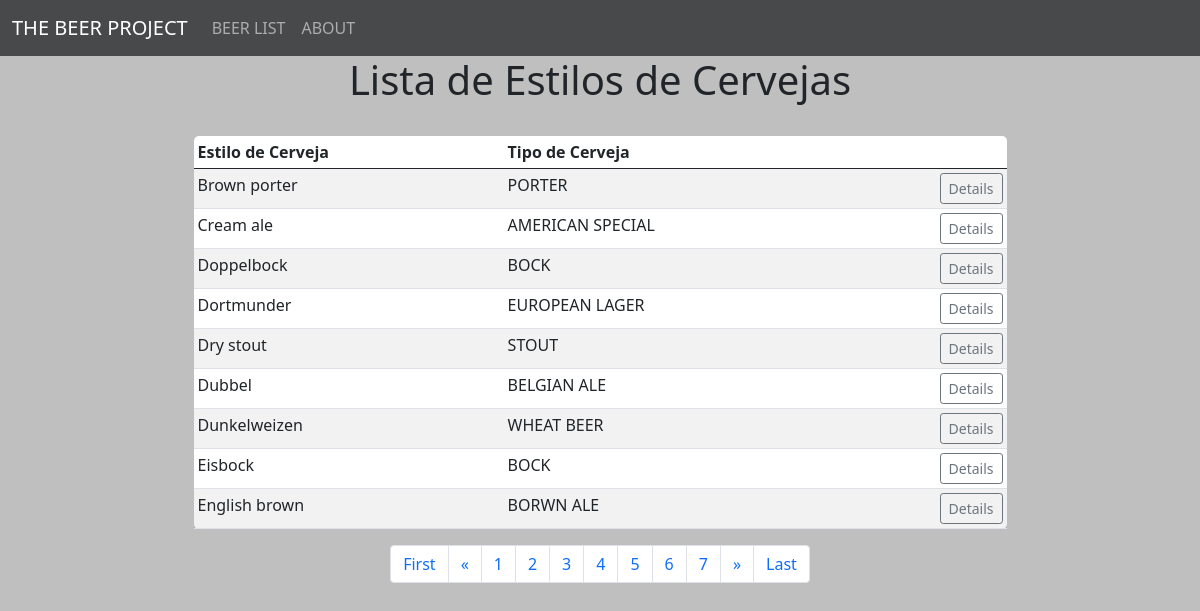
Screenshot of /beer_list?page=3 with the database file from the repository.
### beer/models.py (models this page shows, shortened)
class BeerData(models.Model):
    style_name = models.CharField(max_length=200)
    ABV_min = models.FloatField()
    ABV_max = models.FloatField()
    IBU_min = models.FloatField()
    IBU_max = models.FloatField()
    SRM_min = models.IntegerField()
    SRM_max = models.IntegerField()
    style_key_family = models.CharField(max_length=200)
    recommend = models.CharField(max_length=200)
    image = models.ImageField()
    food_pair = models.TextField(max_length=1000, blank=True)
    desc = models.TextField(max_length=1000, blank=True)

### beer/views.py (the view)
# urls.py: path('beer_list', views.beer_list, name='beer_list'),
def beer_list(request):
    beer_list = BeerData.objects.all().order_by('style_name')
    p = Paginator(beer_list, 9)
    page = request.GET.get('page')
    beers = p.get_page(page)
    nums = 'a' * beers.paginator.num_pages
    return render(request, 'beer/beer_list.html', {'beer_list':beer_list, 'beers':beers, 'nums':nums})

### templates/beer/beer_list.html
{% extends 'beer/base.html' %}
{% load static %}
{% block body_block %}
  <body>
    <div class="container w-75">
      <center>
        <h1>Lista de Estilos de Cervejas</h1>
        <br>
        <table class="table table-striped table-sm table-hover mmm">
          <thead>
            <th>Estilo de Cerveja</th>
            <th>Tipo de Cerveja</th>
            <th> </th>
          </thead>
          {% for beer in beers %}
          <tr>
            <td>{{ beer.style_name }}</td>
            <td>{{ beer.style_key_family | upper }}</td>
            <td align="right">
              <a href="{% url 'beer:beer_detail' beer.id %}" class="btn btn-outline-secondary btn-sm">Details</a>
            </td>
          </tr>
          {% endfor %}
        </table>
        <nav aria-label="Page navigation example">
          <ul class="pagination justify-content-center">
          {% if beers.has_previous %}
            <li class="page-item"><a class="page-link" href="?page=1">First</a></li>
            <li class="page-item"><a class="page-link" href="?page={{ beer.previous_page_number }}">&laquo</a></li>
          {% else %}
          <li class="page-item disabled"><a class="page-link" href="#">First</a></li>
          <li class="page-item disabled"><a class="page-link" href="#">&laquo</a></li>
          {% endif %}
            {% for i in nums %}
              <li class="page-item"><a class="page-link" href="?page={{ forloop.counter }}">{{ forloop.counter }}</a></li>
            {% endfor %}
          {% if beers.has_next %}
            <li class="page-item"><a class="page-link" href="?page={{ beers.next_page_number }}">&raquo</a></li>
            <li class="page-item"><a class="page-link" href="?page={{ beers.paginator.num_pages }}">Last</a></li>
          {% else %}
            <li class="page-item disabled"><a class="page-link" href="#">&raquo</a></li>
            <li class="page-item disabled"><a class="page-link" href="#">Last</a></li>
          {% endif %}
          </ul>
        </nav>
      </center>
    </div>
  </body>
{% endblock %}

### static/beer/css/style.css (style rules this page uses)
body { background: #bfbfbf; }
table { background-color: white; border-radius: 5px; }

### rows the page displays
BeerData: style_name "Brown porter", style_key_family "PORTER"
BeerData: style_name "Cream ale", style_key_family "AMERICAN SPECIAL"
BeerData: style_name "Doppelbock", style_key_family "BOCK"
BeerData: style_name "Dortmunder", style_key_family "EUROPEAN LAGER"
BeerData: style_name "Dry stout", style_key_family "STOUT"
BeerData: style_name "Dubbel", style_key_family "BELGIAN ALE"
BeerData: style_name "Dunkelweizen", style_key_family "WHEAT BEER"
BeerData: style_name "Eisbock", style_key_family "BOCK"
BeerData: style_name "English brown", style_key_family "BORWN ALE"
